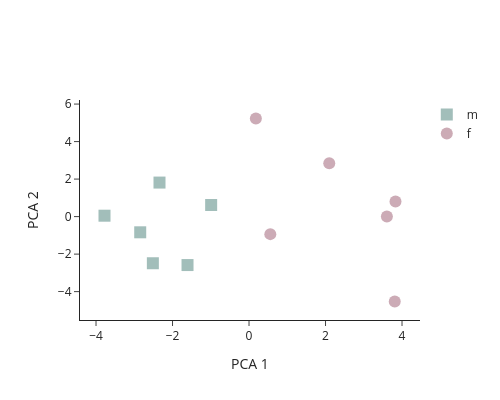

The notebook cell this image was saved under:
### Markdown cell above
Can we trace the bias in our model back to its internal activations? As we saw in our previous lecture, **probes** can help us decode information that the model's intermediate layers might represent. Here, we'll use PCA to visualize the activations at an intermediate layer of the model. Please revisit the previous lecture if you'd like a refresher on visualizing activations with PCA.

### Code cell
import torch
from sklearn.decomposition import PCA
import plotly.graph_objects as go

# copy-pasted dataset from previous exercise
professions_m = ["doctor", "coder", "boss", "pilot", "lawyer", "agent"]
professions_f = ["nurse", "homemaker", "secretary", "flight attendant", "paralegal", "nanny"]

prompts_m = [f"The {profession} said that" for profession in professions_m]
prompts_f = [f"The {profession} said that" for profession in professions_f]

LAYER = 5
n = len(professions_m)

# collect activations over the last profession token (before "said that")
with torch.no_grad():
    with model.trace(prompts_m):
        activations_m = model.model.layers[LAYER].output[:, -3, :].save() # (n, hidden dim)
    
    with model.trace(prompts_f):
        activations_f = model.model.layers[LAYER].output[:, -3, :].save() # (n, hidden dim)

# reduce to 2-dim with PCA
pca = PCA(n_components=2)
all_activations = torch.cat([activations_m, activations_f]).cpu().float().numpy() # (2n, hidden_dim)
low_dim_activations = pca.fit_transform(all_activations) # (2n, 2)

# plot 
fig = go.Figure()

fig.add_trace(go.Scatter(
  x=low_dim_activations[:n, 0],
  y=low_dim_activations[:n, 1],
  mode='markers',
  marker=dict(symbol='square', color="rgba(23, 94, 84, 0.4)", size=12),
  name='m',
  hovertext=professions_m,
))

fig.add_trace(go.Scatter(
  x=low_dim_activations[n:, 0],
  y=low_dim_activations[n:, 1],
  mode='markers',
  marker=dict(symbol='circle', color="rgba(127, 45, 72, 0.4)", size=12),
  name='f',
  hovertext=professions_f,
))

fig.update_layout(
  template='simple_white',
  width=500,
  height=400,
  xaxis_title='PCA 1',
  yaxis_title='PCA 2',
)

fig.show()

### Figure 1 — Plotly figure (JSON) as saved in the notebook; plotly's stock layout.template omitted (floating-point values rounded to 4 significant figures)
{"data": [{"hovertext": ["doctor", "coder", "boss", "pilot", "lawyer", "agent"], "marker": {"color": "rgba(23, 94, 84, 0.4)", "size": 12, "symbol": "square"}, "mode": "markers", "name": "m", "type": "scatter", "x": [-2.341, -1.608, -2.514, -3.779, -0.9903, -2.845], "y": [1.814, -2.583, -2.488, 0.04796, 0.6188, -0.8373]}, {"hovertext": ["nurse", "homemaker", "secretary", "flight attendant", "paralegal", "nanny"], "marker": {"color": "rgba(127, 45, 72, 0.4)", "size": 12, "symbol": "circle"}, "mode": "markers", "name": "f", "type": "scatter", "x": [0.1788, 3.81, 0.5564, 2.098, 3.83, 3.604], "y": [5.23, -4.527, -0.9349, 2.846, 0.8041, 0.008514]}], "layout": {"height": 400, "width": 500, "xaxis": {"title": {"text": "PCA 1"}}, "yaxis": {"title": {"text": "PCA 2"}}}}
